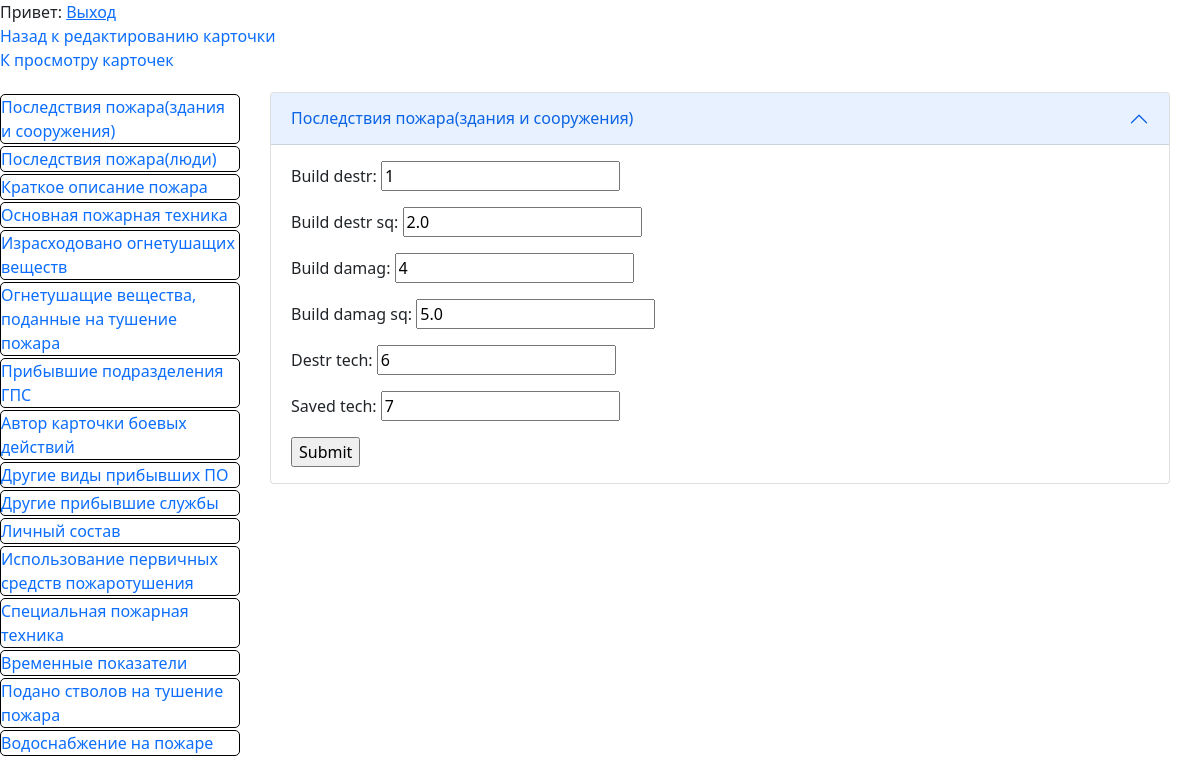
The page /card/1/fire-conseq-building (signed in) on the database its author committed.
### fire/models.py (models this page shows)
class FireConseqBuilding(models.Model):
    card_id = models.OneToOneField(
        GeneralData, on_delete=models.CASCADE, primary_key=True
    )
    build_destr = models.IntegerField(null=False, blank=False)
    build_destr_sq = models.FloatField(null=False, blank=False)
    build_damag = models.IntegerField(null=False, blank=False)
    build_damag_sq = models.FloatField(null=False, blank=False)
    destr_tech = models.IntegerField(null=False, blank=False)
    saved_tech = models.IntegerField(null=False, blank=False)

### fire/views.py (the view)
# urls.py: path('card/<int:card_id>/fire-conseq-building', views.fire_conseq_building, name="fire-conseq-building"),
def fire_conseq_building(request, card_id):
    gd = get_object_or_404(GeneralData, card_id=card_id)
    fireconseqbuilding = getattr(gd, "fireconseqbuilding", None)
    if request.method == "POST":
        form = FireConseqBuildingForm(
            data=request.POST, initial={"card_id": gd}, instance=fireconseqbuilding
        )
        if form.is_valid():
            new_fireconseqbuilding = form.save(commit=False)
            if fireconseqbuilding is None:
                new_fireconseqbuilding.card_id = gd
            new_fireconseqbuilding.save()
            return HttpResponseRedirect(
                resolve_url("fire-conseq-building", card_id=card_id)
            )
        else:
            return render(
                request,
                "fire_conseq_building.html",
                context={"form": form, "card_id": card_id},
            )
    else:
        form = FireConseqBuildingForm(instance=fireconseqbuilding)
    return render(
        request, "fire_conseq_building.html", context={"form": form, "card_id": card_id}
    )

### fire/forms.py
class FireConseqBuildingForm(ModelForm):
    class Meta:
        model = FireConseqBuilding
        exclude = [
            "card_id",
        ]

### fire/templates/fire_conseq_building.html (shortened to what this page needs)
{% extends 'base_card.html' %}
{% block card_info %}
<div class="accordion-item">
    <h2 class="accordion-header" id="panelsStayOpen-headingSeventeen">
      <button
        class="accordion-button"
        type="button"
      >
        Последствия пожара(здания и сооружения)
      </button>
    </h2>
    <div
      id="panelsStayOpen-collapseSeventeen"
    >
      <div class="accordion-body">
        <form
          action={% url 'fire-conseq-building' card_id %} method="POST">
          {{ form.as_p }}
          <input type="submit" value="Submit">
        </form>
      </div>
    </div>
  </div>
  {% endblock card_info %}{% comment %}  {% endcomment %}

### fire/static/main_style.css (style rules this page uses)
* { font-family: Noto Sans, sans-serif !important; }

### fire/static/style.css (style rules this page uses)
* { font-family: Noto Sans, sans-serif !important; }

### rows shown on the page
FireConseqBuilding: build_destr "1", build_destr_sq "2.0", build_damag "4", build_damag_sq "5.0", destr_tech "6", saved_tech "7"
